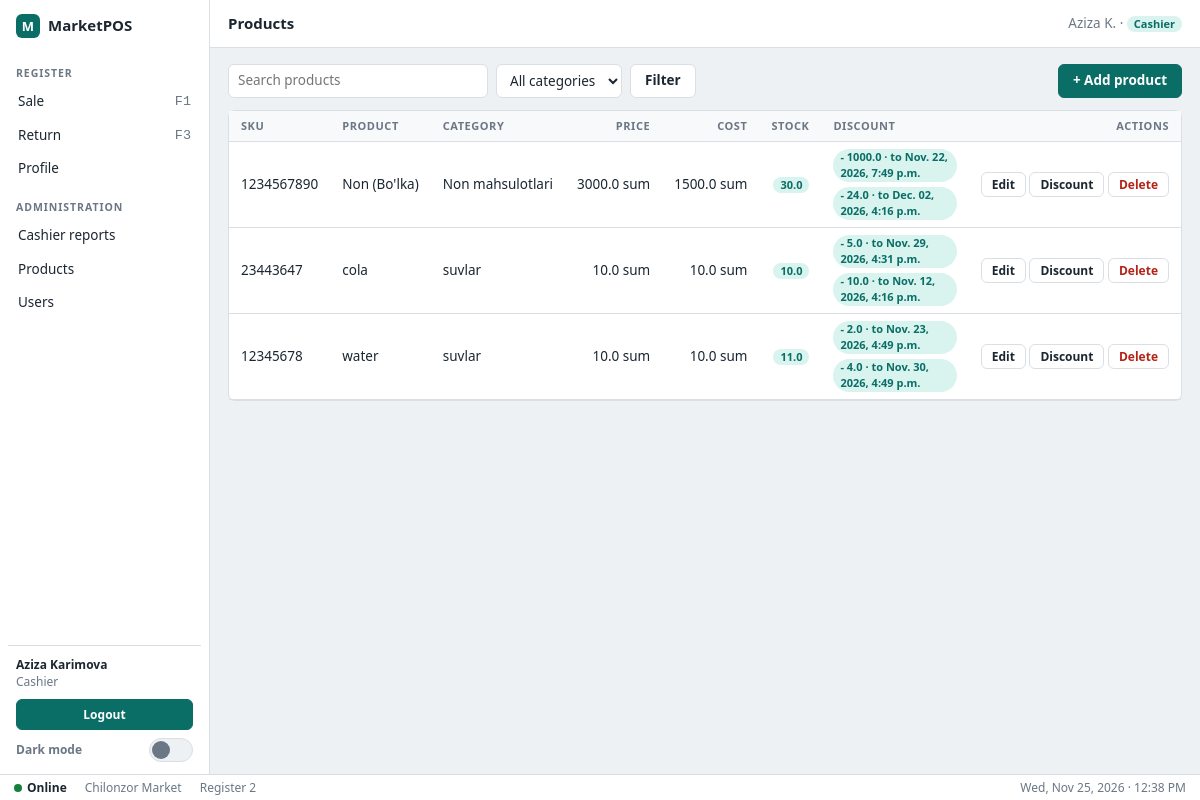
/store/ (signed in), run on the app's committed database.
### store/models.py (models this page shows, shortened)
class Products(models.Model):
    barcode = models.CharField(max_length=100, unique=True)
    name = models.CharField(max_length=50)
    sell_price = models.FloatField(default=0)
    original_price = models.FloatField(default=0)
    store_amount = models.FloatField(default=0)
    unit = models.CharField(max_length=15)
    is_archived = models.BooleanField(default=False)
    category = models.ForeignKey(
        Categories,
        on_delete=models.CASCADE,
        related_name="products"
    )
    def get_discount(self):
        return self.discounts.all().order_by('start_time')

class Categories(models.Model):
    name = models.CharField(max_length=100)
    def __str__(self):
        return self.name

class Discount(models.Model):
    type_discount = models.CharField(max_length=50)
    value = models.FloatField(default=0)
    start_time = models.DateTimeField(blank=True, null=True)
    end_time = models.DateTimeField(blank=True, null=True)
    created_at = models.DateTimeField(auto_now_add=True)
    product = models.ForeignKey(Products, on_delete=models.CASCADE, related_name="discounts")

### store/views.py (the view, shortened to what this page needs)
# urls.py: path("", StorePage.as_view(), name="store_page")
class StorePage(LoginRequiredMixin, UserPassesTestMixin, ListView):
    template_name = "products.html"
    model = Products
    def get_context_data(self, **kwargs):
        context = super().get_context_data(**kwargs)
        context["product_form"] = ProductAddForm()
        context["discount_form"] = DiscountAddForm()
        return context
    def test_func(self):
        return self.request.user.is_superuser
    def get_queryset(self):
        queryset = super().get_queryset()
        search = self.request.GET.get("q", "").strip()
        category = self.request.GET.get("cat", "").strip()
        if search:
            queryset = queryset.filter(
                Q(name__icontains=search) |
                Q(barcode__icontains=search)
            )
        if category:
            queryset = queryset.filter(
                category__name__iexact=category
            )
        return queryset

### store/forms.py
class ProductAddForm(forms.ModelForm):
    unit = forms.ChoiceField(choices=[("KG", "kg"), ("L", "L"), ("PEACE", "peace")])
    class Meta:
        model = Products
        fields = [
                  "barcode",
                  "name",
                  "sell_price",
                  "original_price",
                  "store_amount",
                  "unit",
                  "category"
                ]

class DiscountAddForm(forms.ModelForm):
    type_discount = forms.ChoiceField(
        choices=[
            ("percent", "% percent"),
            ("sum", "Sum")
        ]
    )
    start_time = forms.DateTimeField(
        widget=forms.DateTimeInput(
            attrs={"type": "datetime-local"}
        )
    )
    end_time = forms.DateTimeField(
        widget=forms.DateTimeInput(
            attrs={"type": "datetime-local"}
        )
    )
    class Meta:
        model = Discount
        fields = ["type_discount", "value", "start_time", "end_time"]

### templates/products.html (shortened to what this page needs)
{% extends "base.html" %}
{% block content %}
<div class="main">
    <div class="tb">
        <h1>Products</h1>
        <span style="color:var(--mu)">
            <span id="tbname">Aziza K.</span> ·
            <span class="tag" id="rolebadge">Cashier</span>
        </span>
    </div>
    <main class="page">
        <div class="bar" style="margin-bottom:12px">
<form class="bar" action="" method="get">
    <input
        type="search"
        name="q"
        placeholder="Search products"
        value="{{ request.GET.q|default:'' }}"
        style="width:260px"
    >
    <select name="cat">
        <option value="" {% if not request.GET.cat %}selected{% endif %}>
            All categories
        </option>
    </select>
    <button type="submit" class="sec">Filter</button>
</form>
            <button type="button" data-open="m-add" style="margin-left:auto">
                + Add product
            </button>
        </div>
        <div class="card">
            <table>
                <thead>
                    <tr>
                        <th>SKU</th>
                        <th>Product</th>
                        <th>Category</th>
                        <th class="n">Price</th>
                        <th class="n">Cost</th>
                        <th class="n">Stock</th>
                        <th>Discount</th>
                        <th class="n">Actions</th>
                    </tr>
                </thead>
                <tbody>
                    {% for pr in object_list %}
                    <tr>
                        <td>{{ pr.barcode }}</td>
                        <td>{{ pr.name }}</td>
                        <td>{{ pr.category.name }}</td>
                        <td class="n">{{ pr.sell_price }} sum</td>
                        <td class="n">{{ pr.original_price }} sum</td>
                        <td class="n">
                            <span class="tag {% if pr.store_amount == 0 %}r{% elif pr.store_amount < 10 %}y{% endif %}">
                                {{ pr.store_amount }}
                            </span>
                        </td>
                        <td class="discount-cell">
                            <div class="discount-list">
                                {% for discount in pr.get_discount %}
                                    <span class="tag">
                                        - {{ discount.value }} · to {{ discount.end_time|date:"M. d, Y, g:i a" }}
                                    </span>
                                {% empty %}
                                    —
                                {% endfor %}
                            </div>
                        </td>
                        <td class="n">
                            <button type="button" class="sec sm" data-open="m-edit-{{ pr.id }}">
                                Edit
                            </button>
                            <button type="button" class="sec sm" data-open="m-disc-{{ pr.id }}">
                                Discount
                            </button>
                            <button type="button" class="dg sm"
                                    data-open="m-del-{{ pr.id }}">
                                Delete
                            </button>
                        </td>
                    </tr>
                    {% empty %}
                    <tr>
                        <td colspan="8" style="text-align:center;">
                            No products found.
                        </td>
                    </tr>
                    {% endfor %}
                </tbody>
            </table>
        </div>
    </main>
</div>
{% endblock content %}

### templates/base.html (shortened to what this page needs)
<!DOCTYPE html>
{% load static %}
<html lang="en" data-page="sale" data-access="any" data-role="cashier">
<head>
    <link rel="stylesheet" href="{% static 'css/base.css' %}">
    <link rel="stylesheet" href="{% static 'css/layout.css' %}">
    <link rel="stylesheet" href="{% static 'css/components.css' %}">
    <link rel="stylesheet" href="{% static 'css/forms.css' %}">
    <link rel="stylesheet" href="{% static 'css/modal.css' %}">
    <link rel="stylesheet" href="{% static 'css/theme-switch.css' %}">
    <link rel="stylesheet" href="{% static 'css/sale.css' %}">
    <link rel="stylesheet" href="{% static 'css/reports.css' %}">
</head>
<body>
    <div class="app">
<aside>
    <div class="logo"><i>M</i>MarketPOS</div>
    <h6>Register</h6>
    <a href="{% url 'sale:sale_page' %}">Sale <kbd>F1</kbd></a>
    <a href="#">Return <kbd>F3</kbd></a>
    <a href="#">Profile</a>
    {% if request.user.is_superuser %}
    <h6 class="">Administration</h6>
    <a href="{% url 'reports:reports_page' %}">Cashier reports</a>
    <a href="{% url 'store:store_page' %}">Products</a>
    <a href="{% url 'accounts:users_page' %}">Users</a>
    {% endif %}
    <div class="side-foot">
        <div>
            <b id="uname" style="color:var(--tx)">Aziza Karimova</b><br>
            <span id="urole">Cashier</span>
        </div>
        <form class="logout" action="{% url 'accounts:logout' %}" method="post">
            <button type="submit" style="width:100%">Logout</button>
        </form>
        <div class="theme">
            <span>Dark mode</span>
            <button type="button" class="tsw" role="switch"
                aria-checked="false" aria-label="Dark mode"></button>
        </div>
    </div>
</aside>
        {% block content %}{% endblock content %}
        <footer><span><span class="dot"></span><b>Online</b></span><span>Chilonzor Market</span><span>Register
                2</span><span style="margin-left:auto" id="clock"></span></footer>
    </div>
</body>
</html>

### staticfiles/css/base.css (style rules this page uses)
:root { --bg:#eef1f4;--sf:#fff;--sf2:#f7f9fa;--tx:#1b2631;--mu:#6b7785;--bd:#d9dfe5;--ac:#0b6e66;--acx:#fff;--ac2:#d9f3ef;--dg:#b42318;--wn:#b54708;--ok:#15803d;--r:7px;--sh:0 10px 40px rgba(0,0,0,.25) }
* { box-sizing:border-box }
html,body { height:100%;margin:0 }
body { background:var(--bg);color:var(--tx);font:13.5px/1.45 "Segoe UI",system-ui,-apple-system,Roboto,sans-serif;overflow:hidden;user-select:none }
input,select,textarea { user-select:text }
input,select,textarea { display:block;width:100%;margin-top:3px;font:inherit;color:var(--tx);background:var(--sf);border:1px solid var(--bd);border-radius:6px;padding:6px 9px }

### staticfiles/css/layout.css (style rules this page uses)
.app { display:grid;grid-template-columns:210px 1fr;grid-template-rows:1fr 26px;height:100%;min-width:1024px }
aside { background:var(--sf);border-right:1px solid var(--bd);padding:12px 8px;display:flex;flex-direction:column;overflow:auto }
.logo { font-weight:700;font-size:15px;display:flex;gap:8px;align-items:center;padding:2px 8px 14px }
.logo i { background:var(--ac);color:var(--acx);width:24px;height:24px;border-radius:6px;display:grid;place-items:center;font-style:normal;font-size:13px }
aside h6 { margin:14px 8px 4px;font-size:10.5px;letter-spacing:.09em;text-transform:uppercase;color:var(--mu) }
aside a { display:flex;justify-content:space-between;padding:7px 10px;border-radius:6px;color:var(--tx);text-decoration:none }
aside kbd { color:var(--mu);font:11px inherit }
.side-foot { margin-top:auto;padding:10px 8px 0;border-top:1px solid var(--bd);display:grid;gap:8px;font-size:12px;color:var(--mu) }
.main { display:flex;flex-direction:column;min-width:0;min-height:0 }
.tb { height:48px;flex:none;background:var(--sf);border-bottom:1px solid var(--bd);display:flex;align-items:center;gap:10px;padding:0 18px }
.tb h1 { font-size:15px;margin:0;font-weight:700;margin-right:auto }
footer { grid-column:1/3;background:var(--sf);border-top:1px solid var(--bd);display:flex;gap:18px;align-items:center;padding:0 14px;font-size:12px;color:var(--mu) }
footer b { color:var(--tx);font-weight:600 }
.dot { width:8px;height:8px;border-radius:50%;background:var(--ok);display:inline-block;margin-right:5px }
.page { flex:1;min-height:0;overflow:auto;padding:16px 18px }

### staticfiles/css/components.css (style rules this page uses)
.card { background:var(--sf);border:1px solid var(--bd);border-radius:var(--r) }
.tag { display:inline-block;font-size:11px;padding:0 7px;border-radius:99px;background:var(--ac2);color:var(--ac);font-weight:600 }
table { width:100%;border-collapse:collapse }
th { text-align:left;color:var(--mu);font-size:11px;text-transform:uppercase;letter-spacing:.05em;background:var(--sf2);position:sticky;top:0 }
th,td { padding:7px 12px;border-bottom:1px solid var(--bd);white-space:nowrap }
td.n,th.n { text-align:right;font-variant-numeric:tabular-nums }
.discount-cell { width: 280px; max-width: 280px; }
.discount-list { display: flex; flex-wrap: wrap; align-items: center; gap: 5px; width: 100%; min-width: 0; }
.discount-list .tag { white-space: normal; max-width: 100%; overflow-wrap: anywhere; line-height: 1.5; }

### staticfiles/css/forms.css (style rules this page uses)
button,.btn { font:inherit;font-weight:600;border:1px solid var(--ac);border-radius:6px;padding:6px 14px;background:var(--ac);color:var(--acx);cursor:pointer }
button.sec { background:var(--sf);color:var(--tx);border-color:var(--bd) }
button.dg { background:var(--sf);color:var(--dg);border-color:var(--bd) }
button.sm { padding:3px 10px;font-size:12px }
.bar { display:flex;gap:8px;align-items:center }
.bar input,.bar select { margin:0;width:auto }

### staticfiles/css/theme-switch.css (style rules this page uses)
.theme { display:flex;align-items:center;justify-content:space-between;gap:10px;color:var(--mu);font-size:12px;font-weight:600 }
.tsw { position:relative;width:44px;height:24px;border-radius:99px;border:1px solid var(--bd);background:var(--bg);padding:0;cursor:pointer;flex:none;transition:background .2s,border-color .2s }
.tsw::after { content:"";position:absolute;top:2px;left:2px;width:18px;height:18px;border-radius:50%;background:var(--mu);transition:transform .2s,background .2s }

### data on the page
Products: barcode "1234567890", name "Non (Bo'lka)", category.name "Non mahsulotlari", sell_price "3000.0", original_price "1500.0", store_amount "30.0"
Discount: value "1000.0", end_time "Nov. 22, 2026, 7:49 p.m."
Discount: value "24.0", end_time "Dec. 02, 2026, 4:16 p.m."
Products: barcode "23443647", name "cola", category.name "suvlar", sell_price "10.0", original_price "10.0", store_amount "10.0"
Discount: value "5.0", end_time "Nov. 29, 2026, 4:31 p.m."
Discount: value "10.0", end_time "Nov. 12, 2026, 4:16 p.m."
Products: barcode "12345678", name "water", category.name "suvlar", sell_price "10.0", original_price "10.0", store_amount "11.0"
Discount: value "2.0", end_time "Nov. 23, 2026, 4:49 p.m."
Discount: value "4.0", end_time "Nov. 30, 2026, 4:49 p.m."
